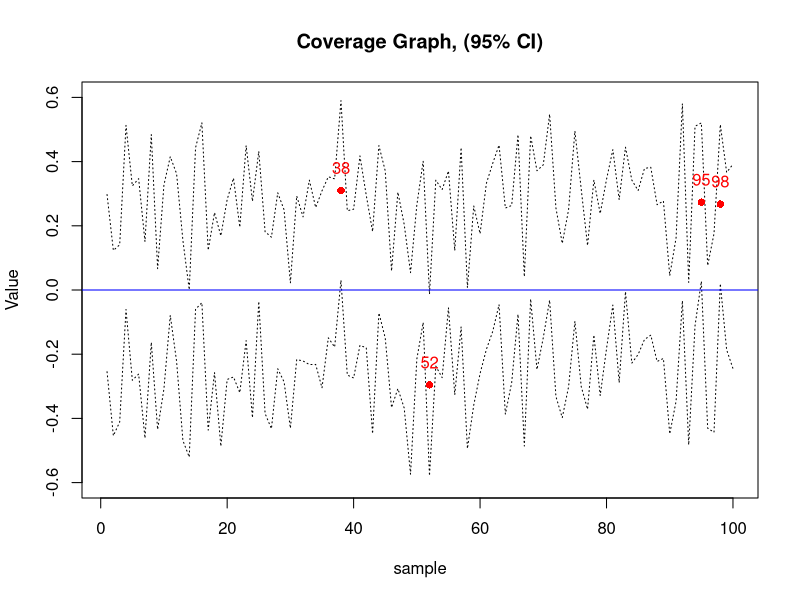

The R source for this figure:
## ---- chunk 1
set.seed(116)
observations<-50
samples<-100
datasets<-replicate(samples,rnorm(observations,mean=0,sd=1))
## ---- chunk 2
results<-matrix(NA,nrow=5,ncol=samples)
results[1,]<-abs(colMeans(datasets)-0)
results[2,]<-apply(X=datasets,MARGIN=2,FUN=sd)/sqrt(observations)
results[3,]<-colMeans(datasets)+results[2,]*-1.96
results[4,]<-colMeans(datasets)+results[2,]*1.96
results[5,]<-ifelse((results[4,]<0 | results[3,]>0),1,0)
## ---- chunk 3
plot(c(1:samples),results[3,],type="l", lty=3, ylim=c(-0.6,0.6), main="Coverage Graph, (95% CI)", 
     xlab="sample", ylab="Value")
lines(c(1:samples),results[4,],type="l", lty=3)
abline(h=0, col="blue")
lines(which(results[5,]==1),colMeans(datasets[,results[5,]==1]), type="p", pch=16, col="red")
text(x=1:samples, y=0.07+colMeans(datasets), labels=ifelse(results[5,]==1,c(1:samples),""), col="red") 
## ---- chunk 4
library(knitr)
dataNC<-data.frame(datasets[,results[5,]==1])
colnames(dataNC)<-paste("Sample ", which(results[5,]==1))
kable(dataNC, caption = "Simulated samples that don't cover the population mean")
